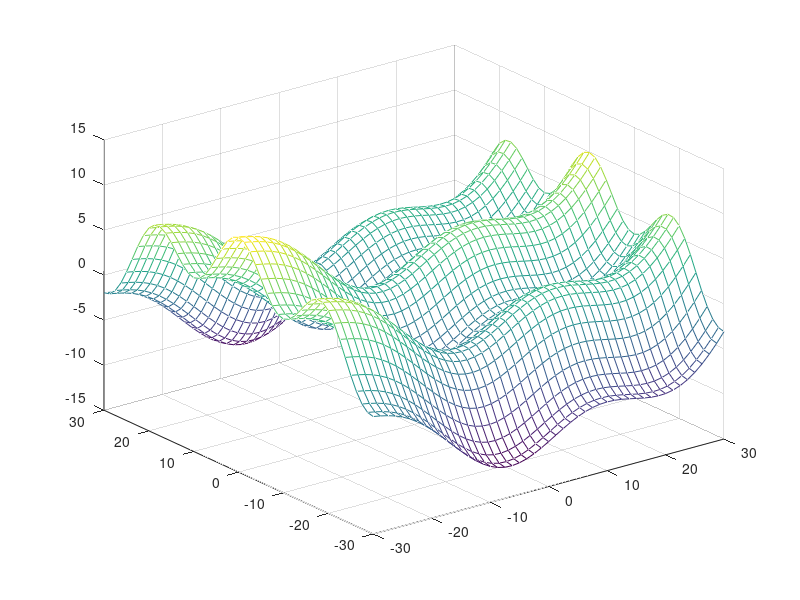
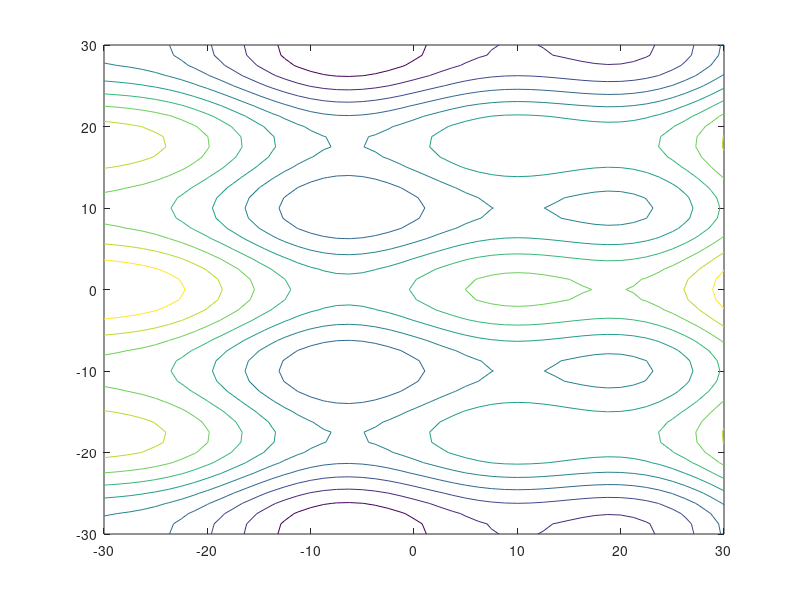

Write the MATLAB code that produced these figures, in order.
%Seth Sims November 2, 2013
%Made to answer a question asking for code that would find peaks and troughs
%in a landscape loaded from a file as a matrix of terrain heights.
%
%generate a list of numbers evenly spaced from [-30, 30] with 49 divisions
tx = ty = linspace(-30, 30, 49);

%turn that into two matrices giving the x, and y for every spot
[xx, yy] = meshgrid(tx, ty);

%This is just a "magic" function made up to look like a reasonable
%terrain.
%Some related functions used when verifying the stable point finding algorithm
%below:
% dz/dx = 2/5 * cos(x / 5) + 60/x;
% dz/dy = -sin(y / 3) - y/60;
% d^2z/dx^2 = -2/25 * sin(x / 5) + 1/60;
% d^2z/dy^2 = -1/3 * cos(y / 3) - 1/60;
% d^2z/dxy = d^2z/dyx = 0;
tz = 2 * sin(xx / 5) + 3 * cos(yy / 3) + (xx .^ 2 - yy .^ 2) / 120;

%display a 3d mesh plot of the terrain function
figure(1);
mesh(tx, ty, tz);

%display a contour plot of the terrain function
figure(2);
contour(xx, yy, tz);

%search for points in the interior of the grid that have the central point
%be higher or lower then all eight of its neighbors.
for row = 2:rows(tz)-1
    for column = 2:columns(tz)-1
	peak_counter = 0;
	trough_counter = 0;

        for i = row - 1:row + 1
	    for j = column - 1:column + 1
	       if(tz(row, column) > tz(i, j))
	           peak_counter += 1;

	       elseif(tz(row, column) < tz(i, j))
	           trough_counter += 1;
	       endif
	    end
	end

	if(peak_counter > 7)
	    printf("Peak found at %d, %d\n", xx(row, column), yy(row, column));
	elseif(trough_counter > 7)
	    printf("Trough found at %d, %d\n", xx(row, column), yy(row, column));
	endif
    end
end
